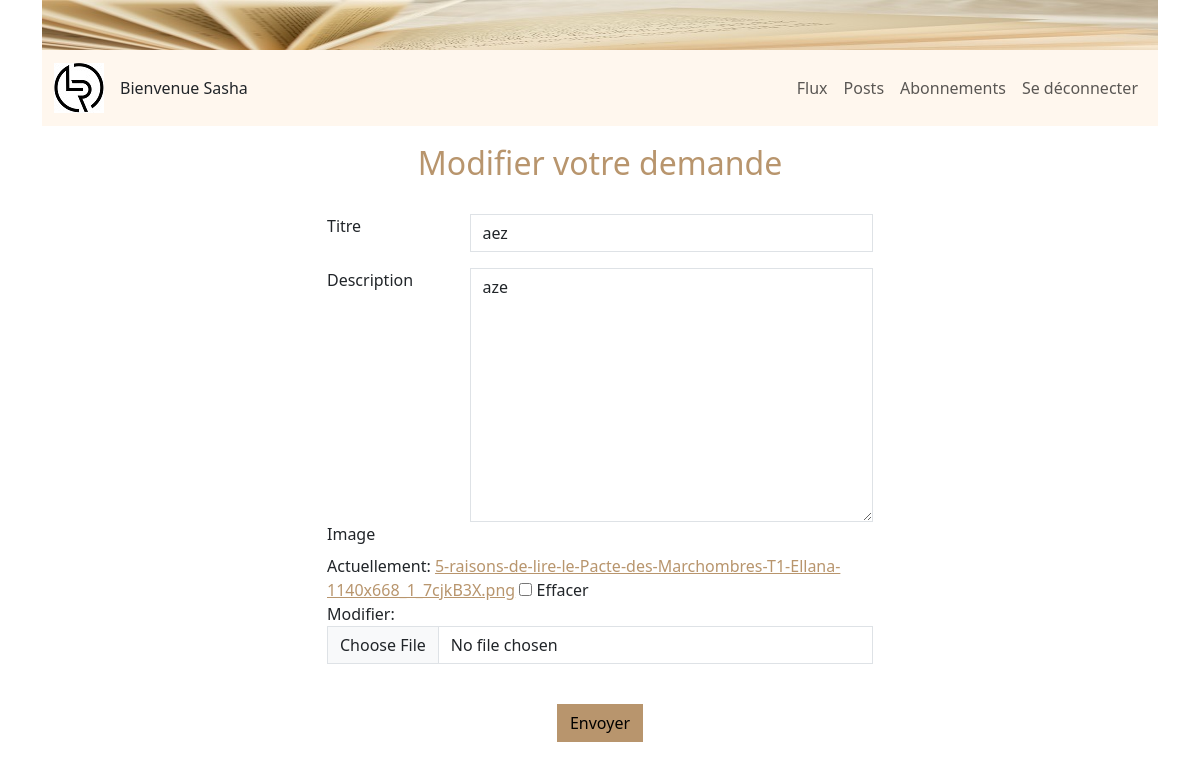
Before: /ticket/8/edit/ (signed in) with the older database file.
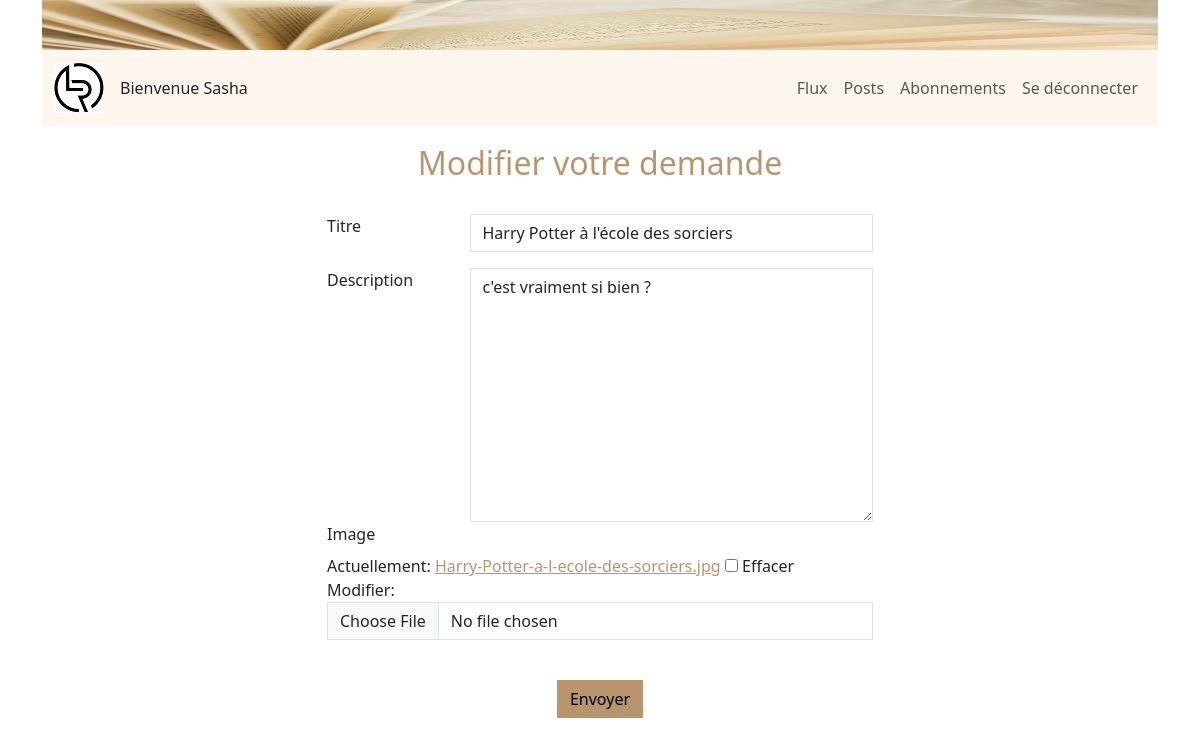
After: the same page with the newer database file.
### reviews/models.py (models this page shows, shortened)
class Ticket(models.Model):
    title = models.CharField(max_length=128, verbose_name="Titre")
    description = models.TextField(max_length=2048, blank=True,
                                   verbose_name="Description")
    user = models.ForeignKey(settings.AUTH_USER_MODEL,
                             on_delete=models.CASCADE)
    image = models.ImageField(null=True, blank=True)
    time_created = models.DateTimeField(auto_now_add=True)
    IMAGE_MAX_SIZE = (250, 300)

### reviews/views.py (the view)
@login_required
def ticket_edit(request, ticket_id):
    ticket = get_object_or_404(models.Ticket, id=ticket_id)
    form = forms.TicketForm(instance=ticket)
    if request.method == 'POST':
        form = forms.TicketForm(request.POST, request.FILES, instance=ticket)
        if form.is_valid():
            form.save()
            return redirect('home')
    context = {'form': form}
    return render(request, 'reviews/ticket_edit.html', context)

### reviews/forms.py
class TicketForm(forms.ModelForm):
    class Meta:
        model = Ticket
        fields = ['title', 'description', 'image']
    def __init__(self, *args, **kwargs):
        super().__init__(*args, **kwargs)
        self.fields['title'].widget.attrs['class'] = 'form-control'
        self.fields['description'].widget.attrs['class'] = 'form-control'
        self.fields['image'].widget.attrs['class'] = 'form-control'

### reviews/templates/reviews/ticket_edit.html (shortened to what this page needs)
{% extends 'base.html' %}
{% block content %}
<div class="container">
    <div class="row d-flex justify-content-center">
        <div class="col-10">
            <h2 class="text-center text-primary">Modifier votre demande</h2>
        </div>
    </div>
    <div class="row d-flex justify-content-center mt-4">
        <div class="col-6">
            <form method="post" enctype="multipart/form-data">
                <div class="row">
                    <div class="col-12 d-flex justify-content-center">
                        <div class="form-group w-100">
                            <div class="row">
                                <div class="col-3">
                                    <label for="{{ form.title.id_for_label }}" class="form-label">Titre</label>
                                </div>
                                <div class="col-9">
                                    {{ form.title }}
                                </div>
                            </div>
                        </div>
                    </div>
                </div>
                <div class="row mt-3">
                    <div class="col-12 d-flex justify-content-center">
                        <div class="form-group w-100">
                            <div class="row">
                                <div class="col-3">
                                    <label for="{{ form.description.id_for_label }}" class="form-label">Description</label>
                                </div>
                                <div class="col-9">
                                    {{ form.description }}
                                </div>
                            </div>
                        </div>
                    </div>
                </div>
                <div class="row">
                    <div class="col-12 d-flex justify-content-center">
                        <div class="form-group w-100">
                            <label for="{{ form.image.id_for_label }}" class="form-label">Image</label>
                            <p>{{ form.image }}</p>
                        </div>
                    </div>
                </div>
                <div class="d-flex justify-content-evenly mt-4">
                    <button type="submit" class="btn btn-primary">Envoyer</button>
                </div>
            </form>
        </div>
    </div>
</div>
{% endblock content %}

Changed rows visible on the page:
changed Ticket: title "aez" → "Harry Potter à l'école des sorciers"; description "aze" → "c'est vraiment si bien ?"
Other visible differences:
text no longer shown: "Actuellement: 5-raisons-de-lire-le-Pacte-des-Marchombres-T1-Ellana-1140x668_1_7cjkB3X.png Effacer Modifier:"
text now shown: "Actuellement: Harry-Potter-a-l-ecole-des-sorciers.jpg Effacer Modifier:"
